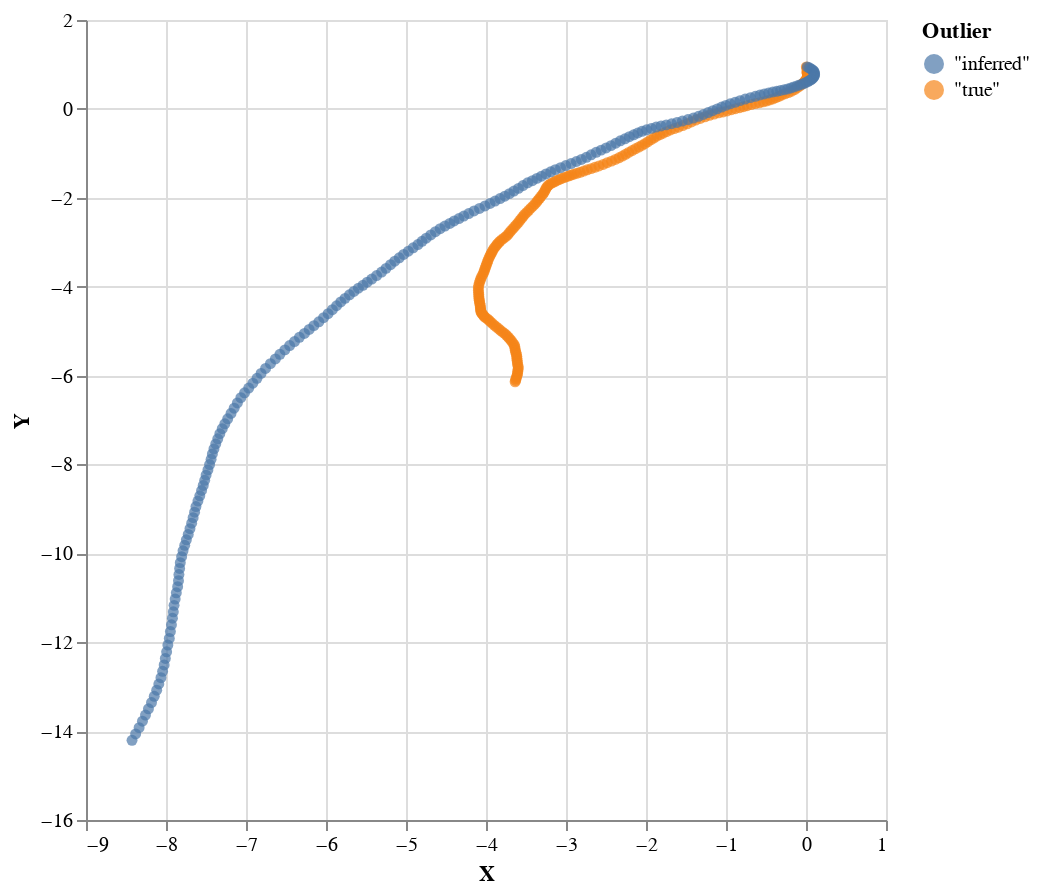

Here is the notebook cell this chart was saved with:
### Code cell
plot $ zip positions (Prelude.repeat $ T.pack "true") <>  zip (head s) (Prelude.repeat $ T.pack "inferred")

### Figure 1 — Vega-Lite specification as saved in the notebook (floating-point values rounded to 4 significant figures; data arrays with more than 128 entries replaced by an {"elided": "..."} marker saying what was removed)
{"$schema": "https://vega.github.io/schema/vega-lite/v4.json", "data": {"values": {"elided": "400 records"}}, "encoding": {"color": {"field": "Outlier"}, "x": {"field": "X", "type": "quantitative"}, "y": {"field": "Y", "type": "quantitative"}}, "height": 400, "mark": "circle", "width": 400}
